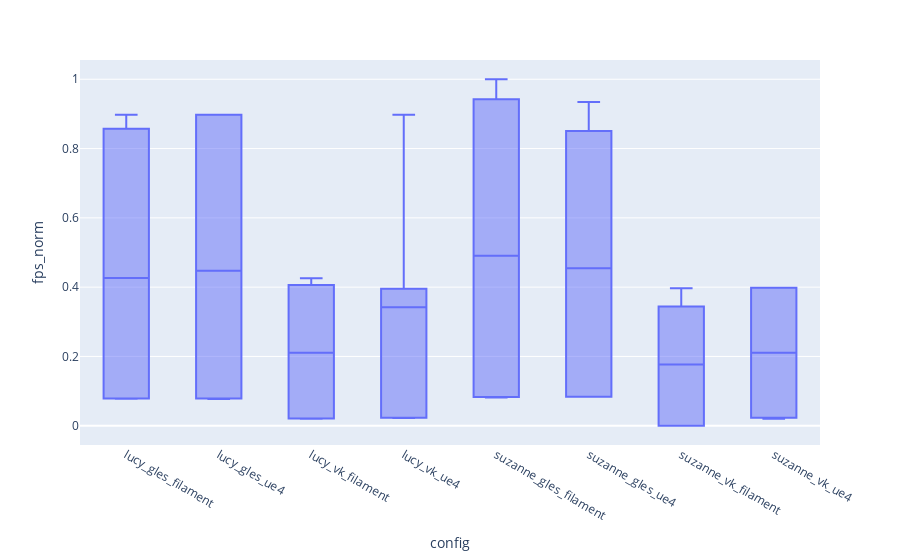

Notebook source saved alongside this figure:
### Code cell
fig = px.box(df, x = "config", y = "fps_norm")
fig

### Figure 1 — Plotly figure (JSON) as saved in the notebook; plotly's stock layout.template omitted (floating-point values rounded to 4 significant figures)
{"data": [{"alignmentgroup": "True", "hovertemplate": "config=%{x}<br>fps_norm=%{y}<extra></extra>", "legendgroup": "", "marker": {"color": "#636efa"}, "name": "", "notched": false, "offsetgroup": "", "orientation": "v", "showlegend": false, "type": "box", "x": ["lucy_gles_filament", "lucy_gles_filament", "lucy_gles_filament", "lucy_gles_ue4", "lucy_gles_ue4", "lucy_gles_ue4", "lucy_vk_filament", "lucy_vk_filament", "lucy_vk_filament", "lucy_vk_ue4", "lucy_vk_ue4", "lucy_vk_ue4", "suzanne_gles_filament", "suzanne_gles_filament", "suzanne_gles_filament", "suzanne_gles_ue4", "suzanne_gles_ue4", "suzanne_gles_ue4", "suzanne_vk_filament", "suzanne_vk_filament", "suzanne_vk_filament", "suzanne_vk_ue4", "suzanne_vk_ue4", "suzanne_vk_ue4", "suzanne_gles_filament", "suzanne_gles_filament", "suzanne_gles_filament", "suzanne_vk_filament", "suzanne_vk_filament", "suzanne_vk_filament", "lucy_vk_filament", "lucy_vk_filament", "lucy_vk_filament", "lucy_gles_filament", "lucy_gles_filament", "lucy_gles_filament", "suzanne_gles_ue4", "suzanne_gles_ue4", "suzanne_gles_ue4", "suzanne_vk_ue4", "suzanne_vk_ue4", "suzanne_vk_ue4", "lucy_vk_ue4", "lucy_vk_ue4", "lucy_vk_ue4", "lucy_vk_ue4", "lucy_gles_ue4", "lucy_gles_ue4", "lucy_gles_ue4"], "x0": " ", "xaxis": "x", "y": [0.07798, 0.07874, 0.08314, 0.07981, 0.07894, 0.07751, 0.02305, 0.02114, 0.0199, 0.02206, 0.02648, 0.02217, 0.0817, 0.08345, 0.08303, 0.08366, 0.08335, 0.08859, 0, 7.026e-06, 0.02658, 0.02673, 0.0228, 0.02026, 0.9424, 0.8979, 1, 0.3445, 0.3269, 0.3969, 0.4061, 0.3984, 0.4256, 0.8573, 0.7698, 0.8979, 0.9347, 0.8201, 0.8508, 0.3984, 0.3984, 0.394, 0.3422, 0.3503, 0.8979, 0.4108, 0.8142, 0.8979, 0.8979], "y0": " ", "yaxis": "y"}], "layout": {"autosize": true, "boxmode": "group", "legend": {"tracegroupgap": 0}, "margin": {"t": 60}, "xaxis": {"anchor": "y", "autorange": true, "domain": [0, 1], "range": [-0.5, 7.5], "title": {"text": "config"}, "type": "category"}, "yaxis": {"anchor": "x", "autorange": true, "domain": [0, 1], "range": [-0.05556, 1.056], "title": {"text": "fps_norm"}, "type": "linear"}}}
